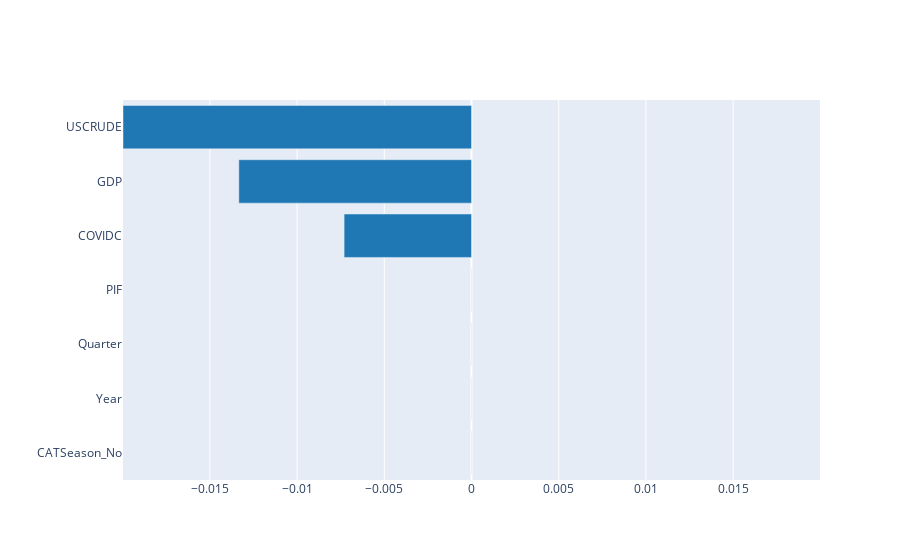

Source (notebook cell):
### Code cell
pfi_test_path=interpret_model(picked_model,plot='pfi',seed=10)
pfi_test_path.write_image('./viz_selection/%s/pfi_test_%s.png' %(sheetname,model_final_pick))
pfi_test_path

### Figure 1 — Plotly figure (JSON) as saved in the notebook; plotly's stock layout.template omitted (floating-point values rounded to 4 significant figures)
{"data": [{"marker": {"color": ["#1f77b4", "#1f77b4", "#1f77b4", "#1f77b4", "#1f77b4", "#1f77b4", "#1f77b4"]}, "orientation": "h", "type": "bar", "x": [0, 0, 0, 0, -0.007304, -0.01334, -0.01998], "y": ["CATSeason_No", "Year", "Quarter", "PIF", "COVIDC", "GDP", "USCRUDE"]}], "layout": {"autosize": true, "title": {"text": ""}, "xaxis": {"range": [-0.01998, 0.01998], "title": {"text": ""}, "type": "linear"}, "yaxis": {"automargin": true, "autorange": true, "dtick": 1, "range": [-0.5, 6.5], "title": {"text": ""}, "type": "category"}}}
